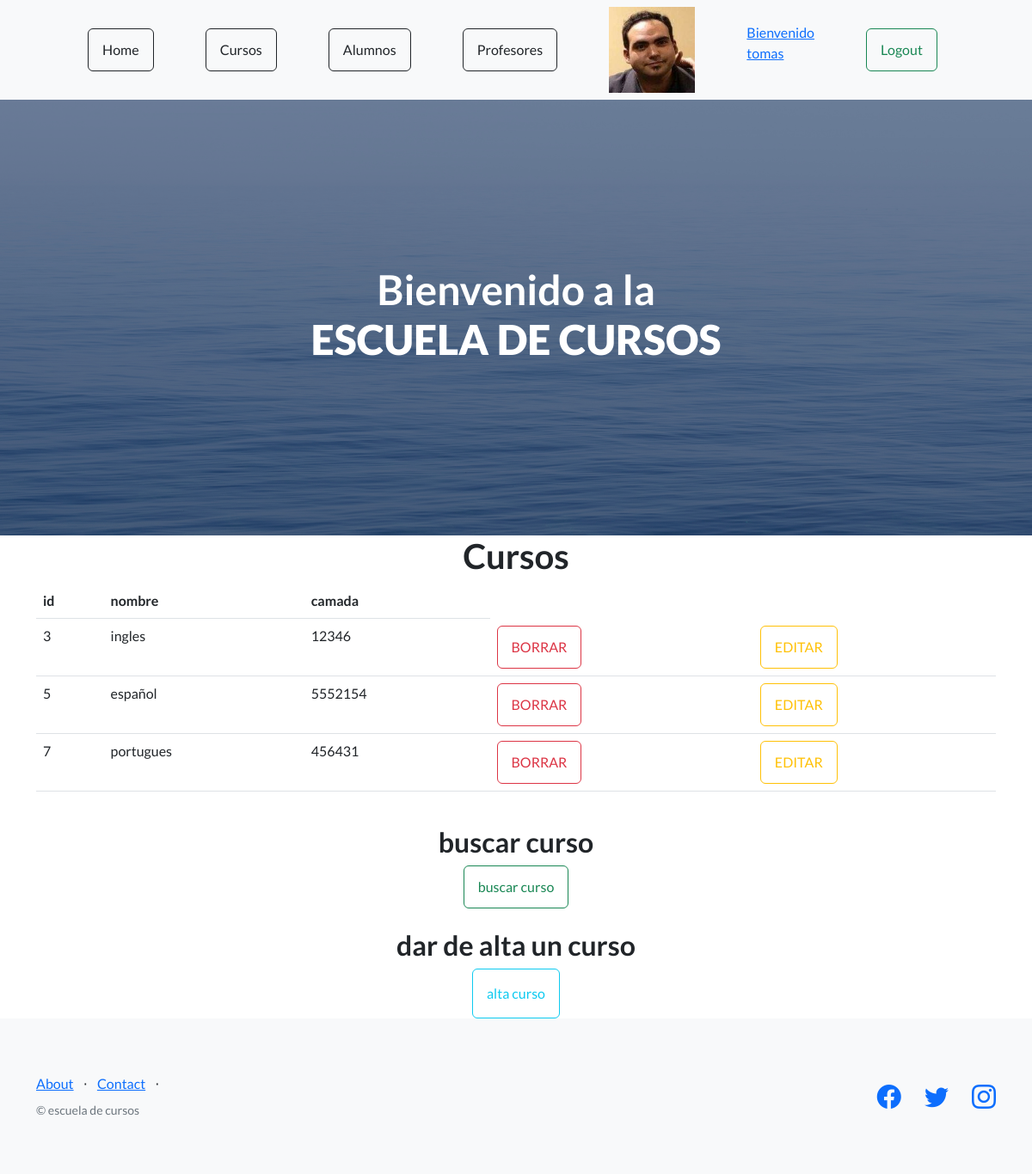
The app's page /escuela/ver_cursos (signed in) with its own data.
### escuela/models.py (models this page shows, shortened)
class Curso(models.Model):
    nombre = models.CharField(max_length=40)
    camada = models.IntegerField()

### escuela/views.py (the view)
# urls.py: path("ver_cursos", views.ver_cursos , name="cursos"),
def ver_cursos(request):
    cursos = Curso.objects.all()
    if request.user.is_authenticated:
        avatares = Avatar.objects.filter(user=request.user.id)
        return render(request , "cursos.html", {"url":avatares[0].imagen.url if avatares.exists() else None, "cursos": cursos})
    return render(request , "cursos.html", {"cursos": cursos})

### escuela/template/cursos.html
{% extends "home.html" %}
{% load static %}
{% block contenido %}
    <main class="container">
        <h1 class="text-xl-center title"> Cursos </h1>
        <table class="table">
            <thead>
                <tr>
                    {% if request.user.is_authenticated %}
                    <th>id</th>
                    {% endif %}
                    <th>nombre</th>
                    <th>camada</th>
                </tr>
            </thead>
            <tbody>
                {% for n in cursos %}
                <tr>
                    {% if request.user.is_authenticated %}
                    <td>{{n.id}}</td>
                    {% endif %}
                    <td>{{n.nombre}}</td>
                    <td>{{n.camada}}</td>
                    {% if request.user.is_authenticated %}
                    <td><a href="{% url 'elimina_curso' n.id %}" class="btn btn-outline-danger">BORRAR</a></td>
                    <td><a href="{% url 'editar_curso' n.id %}" class="btn btn-outline-warning">EDITAR</a></td>
                    {% endif %}
                </tr>
                {% endfor %}
            </tbody>
        </table>
        <br>
        <div class="d-flex justify-content-center flex-column">
            <h2 class="text-center">buscar curso</h2>
            <div class="d-flex justify-content-center">
                <a href="{% url 'buscar_curso'%}" class="btn btn-outline-success">buscar curso</a>
            </div>
        </div>
        <br>
        {% if request.user.is_authenticated %}
        <div class="d-flex justify-content-center flex-column">
            <h2 class="text-center">dar de alta un curso</h2>
            <div class="d-flex justify-content-center">
                <a class="btn btn-outline-info w-auto p-3  " href="{% url 'altas_cursos' %}">alta curso</a>
            </div>
        </div>
        {% endif %}
    </main>
{% endblock %}

### escuela/template/home.html (shortened to what this page needs)
<!DOCTYPE html>
<html lang="en">
    <head>
        {% load static %}
        <link href="https://cdn.jsdelivr.net/npm/bootstrap-icons@1.5.0/font/bootstrap-icons.css" rel="stylesheet" type="text/css" />
        <link href="{% static 'escuela/css/styles.css' %}" rel="stylesheet" />
    </head>
    <body>
        <nav class="navbar navbar-light bg-light static-top d-flex">
            <div class="container d-flex justify-content-evenly">
                <a class="btn btn-outline-dark" href="{% url 'home' %}">Home</a>
                <a class="btn btn-outline-dark" href="{% url 'cursos' %}">Cursos</a>
                {% if request.user.is_authenticated %}
                <a class="btn btn-outline-dark" href="{% url 'alumnos' %}">Alumnos</a>
                <a class="btn btn-outline-dark" href="{% url 'profesores' %}">Profesores</a>
                {% endif %}
                {% if request.user.is_authenticated %}
                <a href="{% url 'incio' %}"><img src="{{ url }}" width= "100px" height="100px" alt=""></a>
                <a href="{% url 'incio' %}"><p>Bienvenido<br>{{user.username}}</p></a>
                <form action="{% url 'logout' %}" method="POST">
                    <button type="submit" class="btn btn-outline-success me-2" >Logout</button>
                </form>
                {% endif %}
            </div>
        </nav>
        <header class="masthead">
            <div class="container position-relative">
                <h1 class="text-center" style="color:white">Bienvenido a la <br> <STRong>ESCUELA DE CURSOS</STRong></h1>
            </div>
        </header>
        {% block contenido %}
        {% endblock %}
        <footer class="footer bg-light">
            <div class="container">
                <div class="row">
                    <div class="col-lg-6 h-100 text-center text-lg-start my-auto">
                        <ul class="list-inline mb-2">
                            <li class="list-inline-item"><a href="#!">About</a></li>
                            <li class="list-inline-item">⋅</li>
                            <li class="list-inline-item"><a href="#!">Contact</a></li>
                            <li class="list-inline-item">⋅</li>
                        </ul>
                        <p class="text-muted small mb-4 mb-lg-0">&copy; escuela de cursos</p>
                    </div>
                    <div class="col-lg-6 h-100 text-center text-lg-end my-auto">
                        <ul class="list-inline mb-0">
                            <li class="list-inline-item me-4">
                                <a href="#!"><i class="bi-facebook fs-3"></i></a>
                            </li>
                            <li class="list-inline-item me-4">
                                <a href="#!"><i class="bi-twitter fs-3"></i></a>
                            </li>
                            <li class="list-inline-item">
                                <a href="#!"><i class="bi-instagram fs-3"></i></a>
                            </li>
                        </ul>
                    </div>
                </div>
            </div>
        </footer>
    </body>
</html>

### records on screen
Curso: id "3", nombre "ingles", camada "12346"
Curso: id "5", nombre "español", camada "5552154"
Curso: id "7", nombre "portugues", camada "456431"

### other values on screen
{{ user.username }} "tomas"
